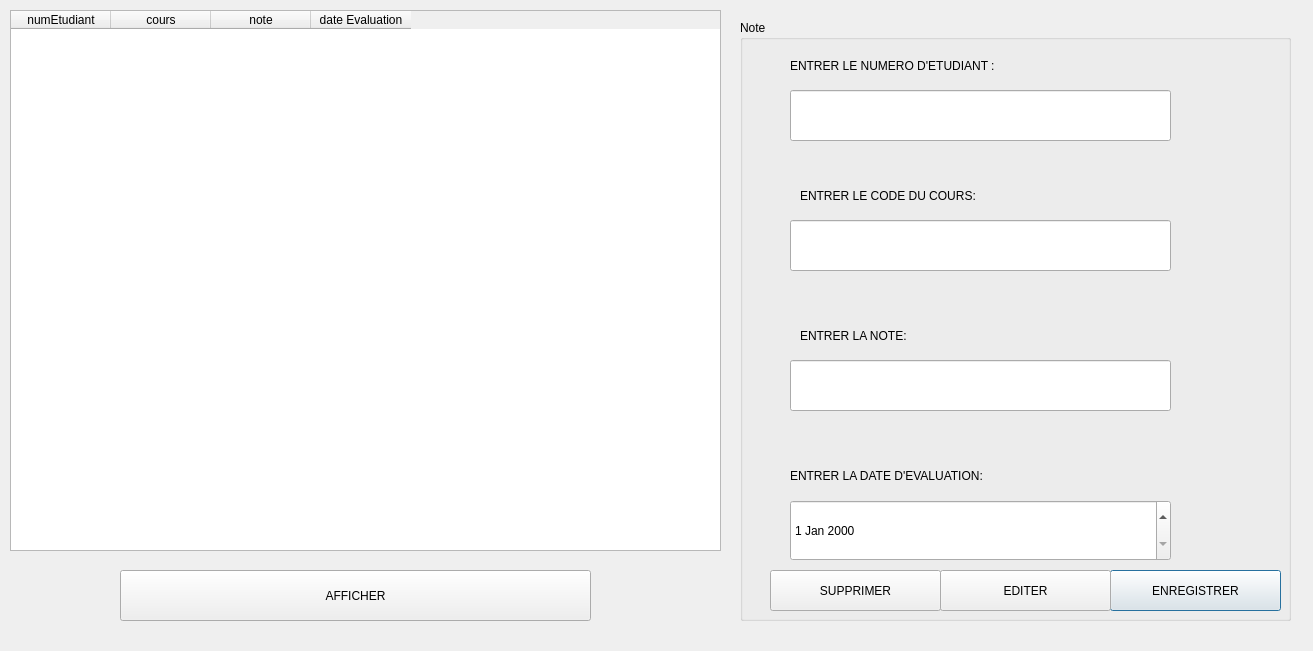
<?xml version="1.0" encoding="UTF-8"?>
<ui version="4.0">
 <class>validation</class>
 <widget class="QDialog" name="validation">
  <property name="geometry">
   <rect>
    <x>0</x>
    <y>0</y>
    <width>1313</width>
    <height>651</height>
   </rect>
  </property>
  <property name="windowTitle">
   <string>Dialog</string>
  </property>
  <widget class="QGroupBox" name="groupBox">
   <property name="geometry">
    <rect>
     <x>740</x>
     <y>20</y>
     <width>551</width>
     <height>601</height>
    </rect>
   </property>
   <property name="title">
    <string>Note</string>
   </property>
   <widget class="QPushButton" name="pushButton_2">
    <property name="geometry">
     <rect>
      <x>370</x>
      <y>550</y>
      <width>171</width>
      <height>41</height>
     </rect>
    </property>
    <property name="text">
     <string>ENREGISTRER</string>
    </property>
   </widget>
   <widget class="QLabel" name="label">
    <property name="geometry">
     <rect>
      <x>60</x>
      <y>160</y>
      <width>431</width>
      <height>31</height>
     </rect>
    </property>
    <property name="text">
     <string>ENTRER LE CODE DU COURS:</string>
    </property>
   </widget>
   <widget class="QLabel" name="label_2">
    <property name="geometry">
     <rect>
      <x>50</x>
      <y>30</y>
      <width>431</width>
      <height>31</height>
     </rect>
    </property>
    <property name="text">
     <string>ENTRER LE NUMERO D'ETUDIANT :</string>
    </property>
   </widget>
   <widget class="QLabel" name="label_3">
    <property name="geometry">
     <rect>
      <x>60</x>
      <y>300</y>
      <width>431</width>
      <height>31</height>
     </rect>
    </property>
    <property name="text">
     <string>ENTRER LA NOTE:</string>
    </property>
   </widget>
   <widget class="QLineEdit" name="lineEdit">
    <property name="geometry">
     <rect>
      <x>50</x>
      <y>70</y>
      <width>381</width>
      <height>51</height>
     </rect>
    </property>
   </widget>
   <widget class="QLineEdit" name="lineEdit_2">
    <property name="geometry">
     <rect>
      <x>50</x>
      <y>200</y>
      <width>381</width>
      <height>51</height>
     </rect>
    </property>
   </widget>
   <widget class="QLineEdit" name="lineEdit_3">
    <property name="geometry">
     <rect>
      <x>50</x>
      <y>340</y>
      <width>381</width>
      <height>51</height>
     </rect>
    </property>
   </widget>
   <widget class="QLabel" name="label_4">
    <property name="geometry">
     <rect>
      <x>50</x>
      <y>440</y>
      <width>431</width>
      <height>31</height>
     </rect>
    </property>
    <property name="text">
     <string>ENTRER LA DATE D'EVALUATION:</string>
    </property>
   </widget>
   <widget class="QDateEdit" name="dateEdit">
    <property name="geometry">
     <rect>
      <x>50</x>
      <y>480</y>
      <width>381</width>
      <height>61</height>
     </rect>
    </property>
   </widget>
   <widget class="QPushButton" name="pushButton_3">
    <property name="geometry">
     <rect>
      <x>200</x>
      <y>550</y>
      <width>171</width>
      <height>41</height>
     </rect>
    </property>
    <property name="text">
     <string>EDITER</string>
    </property>
   </widget>
   <widget class="QPushButton" name="pushButton_4">
    <property name="geometry">
     <rect>
      <x>30</x>
      <y>550</y>
      <width>171</width>
      <height>41</height>
     </rect>
    </property>
    <property name="text">
     <string>SUPPRIMER</string>
    </property>
   </widget>
  </widget>
  <widget class="QTableWidget" name="tableWidget">
   <property name="geometry">
    <rect>
     <x>10</x>
     <y>10</y>
     <width>711</width>
     <height>541</height>
    </rect>
   </property>
   <column>
    <property name="text">
     <string>numEtudiant</string>
    </property>
   </column>
   <column>
    <property name="text">
     <string>cours</string>
    </property>
   </column>
   <column>
    <property name="text">
     <string>note</string>
    </property>
   </column>
   <column>
    <property name="text">
     <string>date Evaluation</string>
    </property>
   </column>
  </widget>
  <widget class="QPushButton" name="pushButton">
   <property name="geometry">
    <rect>
     <x>120</x>
     <y>570</y>
     <width>471</width>
     <height>51</height>
    </rect>
   </property>
   <property name="text">
    <string>AFFICHER</string>
   </property>
  </widget>
 </widget>
 <resources/>
 <connections/>
</ui>
